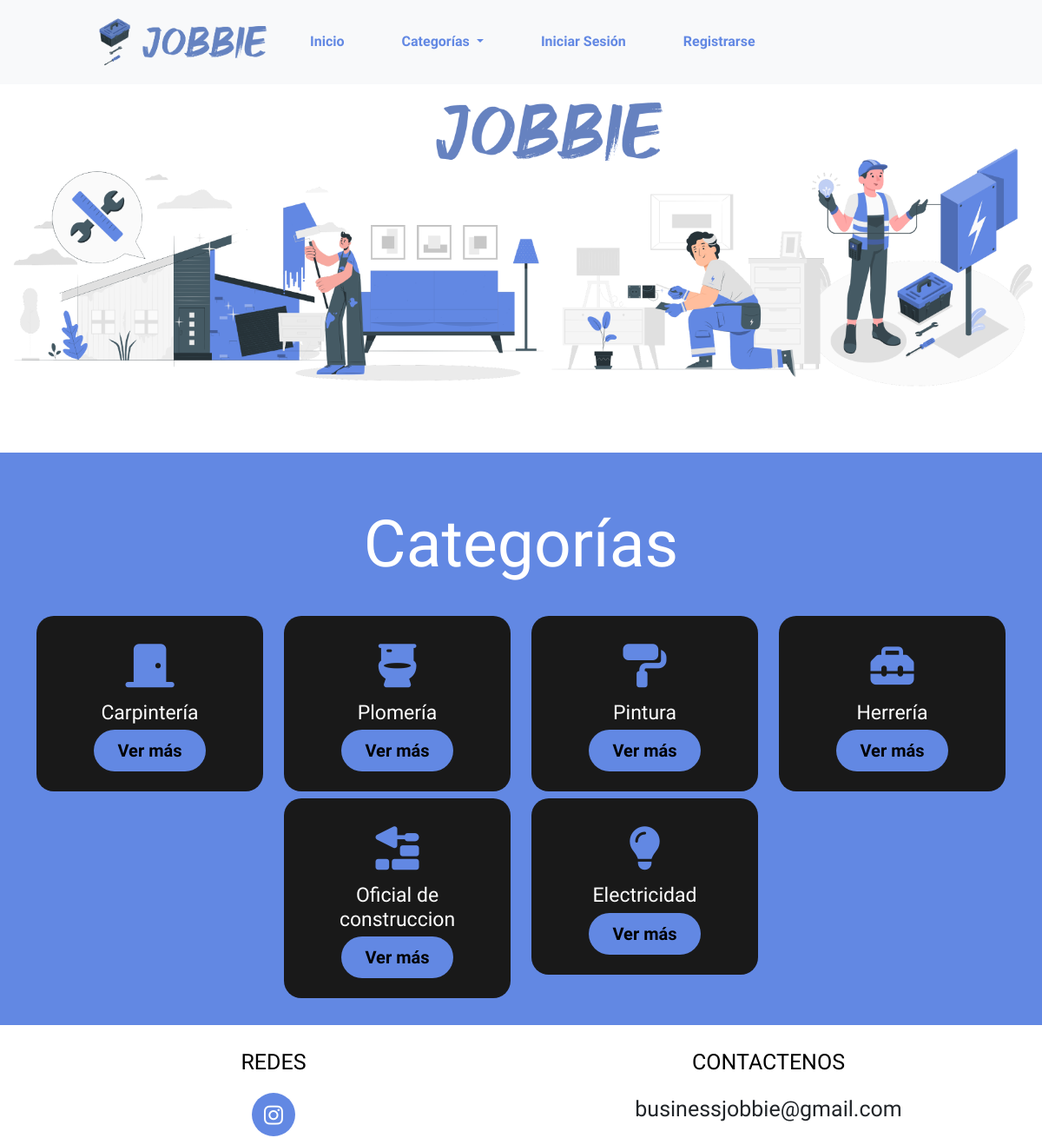
The page / on the database its author committed.
### core/perfiles/models.py (models this page shows, shortened)
class Skills(models.Model):
    especialidad=models.CharField(max_length=50, verbose_name="Especialidad", null=False)
    icono=models.CharField(max_length=100, verbose_name="Icono fontAwesome", null=False)
    class Meta:
        verbose_name='Especialidad'
        verbose_name_plural='Especialidades'
        db_table="especialidades"

### core/perfiles/views.py (the view)
# urls.py: path('',views.index, name="index"),
def index(request):
    categorias=Skills.objects.all()
    return render(request, 'index/index.html',{
        'titulo':'Inicio',
        'especialidades':categorias
    })

### templates/index/index.html (shortened to what this page needs)
{% extends 'layout/layout.html' %}
{% load static %}
{% block links %}
<link href="https://cdn.jsdelivr.net/npm/bootstrap@5.0.2/dist/css/bootstrap.min.css" rel="stylesheet">
<link rel="stylesheet" href={% static 'styles/style.css' %} />
<link rel="stylesheet" href={% static 'styles/styleProfile.css' %} />
{% endblock links %}
{% block body %}
    {% include 'layout/componentes/generales/header.html' %}
    <img src={% static 'images/banner.png' %} float="center" alt="imagen" class="w-100 img-fluid" >
    <main>
        <div class="category">
            <div class="title">
                <h2>Categorías</h2>
            </div>
                {% include 'layout/componentes/index/cardCategorias.html' %}
        </div>
    </main>
    {% include 'layout/componentes/generales/footer.html' %}
{% endblock body %}

### templates/layout/componentes/index/cardCategorias.html
<div class="container">
    <div class="row d-flex justify-content-center">
        {% for especialidad in especialidades %}
            <div class=" col-12 col-md-3 mt-2">
                <a href="{% url 'categorias' id=especialidad.id %}" style="text-decoration:none; color:#6288E3;">
                    <div class="card-especialidad p-3">
                        <i class="{{especialidad.icono}} icono m-3"></i>
                        <h5>{{especialidad.especialidad}}</h5>
                        <p style="text-align: center;">
                            <a href="{% url 'categorias' id=especialidad.id %}" class="button" style="text-decoration:none; font-size:20px; ">Ver más</a>
                        </p>
                    </div>
                </a>
            </div>
        {% endfor %}
    </div>
</div>

### static/styles/style.css (style rules this page uses)
body { font-family: 'Dosis', sans-serif; }
.title h2 { color: white; font-size: 75px; text-align: center; }
.category { background: #6288E3; width: 100%; padding: 30px 0px; }
.card-especialidad { text-align: center; background-color: #191919; border-radius: 20px; }
.icono { font-size: 50px; }
.button { background-color: #6288E3; color: black; text-decoration: none; border: 2px solid transparent; font-weight: bold; padding: 10px 25px; border-radius: 30px; transition: transform .4s; }

### static/styles/styleprofile.css (style rules this page uses)
* { padding: 0; margin: 0; font-family: 'Dosis', sans-serif; box-sizing: border-box; }
body { font-family: 'Dosis', sans-serif; }
.button { background-color: #6288E3; color: black; text-decoration: none; border: 2px solid transparent; font-weight: bold; padding: 10px 25px; border-radius: 30px; transition: transform .4s; }
.title h2 { color: white; font-size: 75px; width: 100%; margin: 30px auto; text-align: center; }
h5 { color: white; font-size: 23px; margin-bottom: 15px; }

### rows shown on the page
Skills: especialidad "Carpintería"
Skills: especialidad "Plomería"
Skills: especialidad "Pintura"
Skills: especialidad "Herrería"
Skills: especialidad "Oficial de construccion"
Skills: especialidad "Electricidad"
